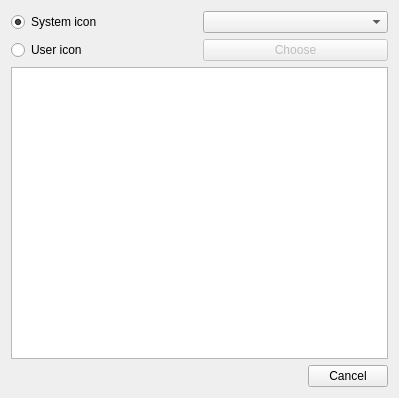
<?xml version="1.0" encoding="UTF-8"?>
<ui version="4.0">
 <class>MainMenuSelectIcon</class>
 <widget class="QDialog" name="MainMenuSelectIcon">
  <property name="geometry">
   <rect>
    <x>0</x>
    <y>0</y>
    <width>399</width>
    <height>398</height>
   </rect>
  </property>
  <property name="windowTitle">
   <string>Dialog</string>
  </property>
  <layout class="QVBoxLayout" name="verticalLayout">
   <item>
    <layout class="QGridLayout" name="gridLayout">
     <item row="0" column="0">
      <widget class="QRadioButton" name="systemIconRB">
       <property name="text">
        <string>System icon</string>
       </property>
       <property name="checked">
        <bool>true</bool>
       </property>
       <attribute name="buttonGroup">
        <string>buttonGroup</string>
       </attribute>
      </widget>
     </item>
     <item row="0" column="1">
      <widget class="QComboBox" name="iconTypeCB"/>
     </item>
     <item row="1" column="0">
      <widget class="QRadioButton" name="userIconRB">
       <property name="text">
        <string>User icon</string>
       </property>
       <attribute name="buttonGroup">
        <string>buttonGroup</string>
       </attribute>
      </widget>
     </item>
     <item row="1" column="1">
      <widget class="QPushButton" name="chooseIconPB">
       <property name="enabled">
        <bool>false</bool>
       </property>
       <property name="text">
        <string>Choose</string>
       </property>
      </widget>
     </item>
    </layout>
   </item>
   <item>
    <widget class="QListWidget" name="iconList">
     <property name="horizontalScrollBarPolicy">
      <enum>Qt::ScrollBarAsNeeded</enum>
     </property>
     <property name="editTriggers">
      <set>QAbstractItemView::NoEditTriggers</set>
     </property>
     <property name="iconSize">
      <size>
       <width>64</width>
       <height>64</height>
      </size>
     </property>
     <property name="movement">
      <enum>QListView::Static</enum>
     </property>
     <property name="resizeMode">
      <enum>QListView::Adjust</enum>
     </property>
     <property name="layoutMode">
      <enum>QListView::SinglePass</enum>
     </property>
     <property name="gridSize">
      <size>
       <width>80</width>
       <height>80</height>
      </size>
     </property>
     <property name="viewMode">
      <enum>QListView::IconMode</enum>
     </property>
     <property name="uniformItemSizes">
      <bool>false</bool>
     </property>
     <property name="batchSize">
      <number>10</number>
     </property>
     <property name="wordWrap">
      <bool>true</bool>
     </property>
     <property name="sortingEnabled">
      <bool>true</bool>
     </property>
    </widget>
   </item>
   <item>
    <widget class="QDialogButtonBox" name="buttons">
     <property name="orientation">
      <enum>Qt::Horizontal</enum>
     </property>
     <property name="standardButtons">
      <set>QDialogButtonBox::Cancel</set>
     </property>
    </widget>
   </item>
  </layout>
 </widget>
 <resources/>
 <connections>
  <connection>
   <sender>buttons</sender>
   <signal>accepted()</signal>
   <receiver>MainMenuSelectIcon</receiver>
   <slot>accept()</slot>
   <hints>
    <hint type="sourcelabel">
     <x>248</x>
     <y>254</y>
    </hint>
    <hint type="destinationlabel">
     <x>157</x>
     <y>274</y>
    </hint>
   </hints>
  </connection>
  <connection>
   <sender>buttons</sender>
   <signal>rejected()</signal>
   <receiver>MainMenuSelectIcon</receiver>
   <slot>reject()</slot>
   <hints>
    <hint type="sourcelabel">
     <x>316</x>
     <y>260</y>
    </hint>
    <hint type="destinationlabel">
     <x>286</x>
     <y>274</y>
    </hint>
   </hints>
  </connection>
 </connections>
 <buttongroups>
  <buttongroup name="buttonGroup"/>
 </buttongroups>
</ui>
